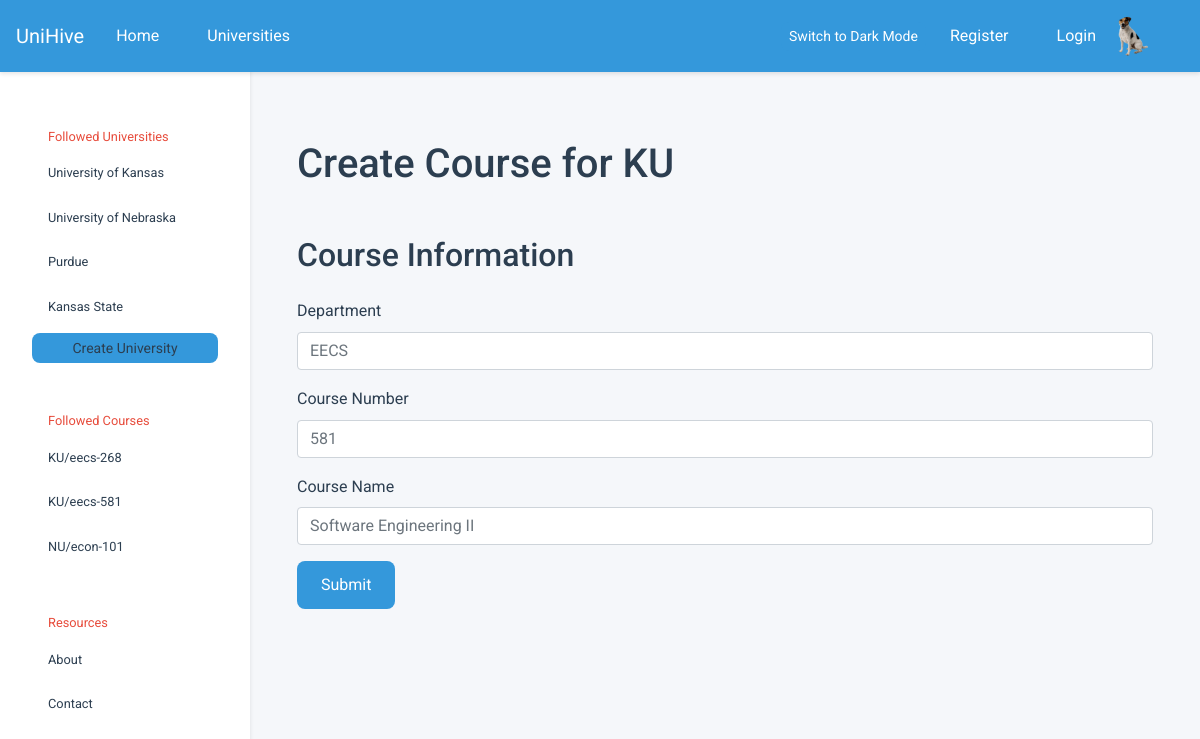
Screenshot of /u/KU/create-course/ with the database file from the repository.
### tables this page shows
CREATE TABLE universities (
            id          INTEGER PRIMARY KEY,
            created     TIMESTAMP DEFAULT CURRENT_TIMESTAMP NOT NULL,
            name        VARCHAR UNIQUE NOT NULL,
            acronym     VARCHAR UNIQUE,
            description VARCHAR,
            logo        VARCHAR
        );

CREATE TABLE courses (
            id            INTEGER PRIMARY KEY AUTOINCREMENT,
            created       TIMESTAMP DEFAULT CURRENT_TIMESTAMP NOT NULL,
            name          VARCHAR NOT NULL,
            description   VARCHAR,
            course_number VARCHAR,
            department    INTEGER,
            hours         INTEGER,
            university    INTEGER NOT NULL,
            popularity_score INTEGER DEFAULT 0 
        );

### main.py (the view, shortened to what this page needs)
@app.route("/u/<university_acro>/create-course/", methods=["GET", "POST"])
def create_course(university_acro=None, university="placeholder"):
    return render_template('create_course.html', university_acro=university_acro, uni=university)  # render create course page

### db.py (called while the page is built)
def query(query: str, parameters: tuple = tuple(), *, count: int = None):
    try:
        cursor = connection.cursor()               # Create a database cursor
        result = cursor.execute(query, parameters) # Execute the query safely
        connection.commit()                        # Commit the changes to DB
        if count is None:                  # If the count was not set
            return result.fetchall()       # Fetch every row in query
        if count == 1:                     # If the count was set one
            return result.fetchone()       # Fetch a single query row
        else:                              # If count was other value
            return result.fetchmany(count) # Fetch desired row amount
    except sqlite3.Error as e:
        print("[QUERY ERROR]", e)
        return False
    finally:
        cursor.close()

### department.py (called while the page is built)
    @staticmethod
    def get_department_by_id(id: int):
        params = query(
            "SELECT id, name, abbreviation, university FROM departments WHERE id = ?",
            (id,),
            count = 1
        )
        if not params: return None # Department not found
        return Department(*params) # Construct department object

### main.py (called while the page is built)
@app.context_processor
def inject_default():
    return dict(
        USERS   = USERS,
        SESSION = SESSION,
        active  = None
    )

### university.py (called while the page is built)
    @staticmethod
    def get_university_by_id(id: int):
        params = query(
            "SELECT id, name, acronym, description FROM universities WHERE id = ?;",
            (id,),
            count = 1
        )
        if not params: return None # University not found
        return University(*params) # Construct university object

### user.py (called while the page is built)
    @property
    def followed_universities(self):
        return [University(*params) for params in query(
            """
                SELECT DISTINCT universities.id, name, acronym, description
                FROM universities INNER JOIN user_universities
                ON universities.id = user_universities.university
                WHERE user = ?;
            """,
            (self.id,)
        )]

    @property
    def followed_courses(self):
        return [Course(*params) for params in query(
            """
                SELECT DISTINCT courses.id, name, description, course_number, department, university
                FROM courses INNER JOIN user_courses
                ON courses.id = user_courses.course
                WHERE user = ?;
            """,
            (self.id,)
        )]

### templates/create_course.html (shortened to what this page needs)
{% extends 'base.html' %} {% block content_title %}Create Course for {{university_acro}}{% endblock %}
{% block content_subtitle %}Course Information{% endblock %} {% block
content_main %}
<form action="{{create_course}}" method="post">
  <div class="form-group">
    <label for="department">Department</label>
    <input
      type="text"
      class="form-control"
      name="department"
      id="department"
      placeholder="EECS"
    / required>
  </div>
  <div class="form-group">
    <label for="course-number">Course Number</label>
    <input
      type="text"
      class="form-control"
      name="course-number"
      id="course-number"
      placeholder="581"
    / required>
  </div>
  <div class="form-group">
    <label for="course-name">Course Name</label>
    <input
      type="text"
      class="form-control"
      name="course-name"
      id="course-Name"
      placeholder="Software Engineering II"
    / required>
  </div>
  <button type="submit" class="btn btn-primary">Submit</button>
</form>
{% endblock %}

### templates/base.html (shortened to what this page needs)
<!doctype html>
<html lang="en">
  <head>
    <link
      rel="stylesheet"
      href="https://cdn.jsdelivr.net/npm/bootstrap@4.0.0/dist/css/bootstrap.min.css"
    />
    <link rel="stylesheet" href="{{url_for('static', filename='main.css')}}" />
  </head>
  <body>
    <nav class="navbar navbar-expand-lg navbar-custom fixed-top">
      <div class="container-fluid">
        <div class="d-flex align-items-center">
          <a class="navbar-brand" href="/">UniHive</a>
          <div class="collapse navbar-collapse" id="navbarNavDropdown">
            <ul class="navbar-nav">
              <li class="nav-item">
                <a class="nav-link" href="{{ url_for('home') }}">Home</a>
              </li>
              <li class="nav-item">
                <a class="nav-link" href="#">Universities</a>
              </li>
            </ul>
          </div>
        </div>
        <div class="d-flex align-items-center">
          <button id="theme-toggle" class="btn btn-outline-light btn-sm me-2">
          </button>
          {% if SESSION.current_user_id %}
          <span class="text-light mr-3"
            >Logged in, {{ USERS[SESSION.current_user_id].username }}</span
          >
          <a
            href="{{ url_for('profile') }}"
            class="btn btn-outline-light btn-sm me-2"
            >Profile</a
          >
          <a
            href="{{ url_for('logout') }}"
            class="btn btn-outline-light btn-sm me-2"
            >Logout</a
          >
          <img
            src="{{ url_for('static', filename='profile_pic.jpg') }}"
            class="rounded-circle profile-img"
            alt="Profile"
          />
          {% else %}
          <a class="nav-link" href="{{ url_for('register') }}">Register</a>
          <a
            class="nav-link d-flex align-items-center gap-2"
            href="{{ url_for('login') }}"
          >
            <span>Login</span>
            <img
              src="{{ url_for('static', filename='profile_pic.jpg') }}"
              class="rounded-circle profile-img"
              alt="Default Profile"
            />
          </a>
          {% endif %}
        </div>
      </div>
    </nav>
    <div class="sidebar">
      <div class="sidebar-header">Followed Universities</div>
      {% for followed_university in
      USERS[SESSION.current_user_id].followed_universities %}
      <a
        href="{{url_for('university', university_acro=followed_university.acronym)}}"
        >{{followed_university.name}}</a
      >
      {% endfor %} {% block sidebar_content %} {% endblock %}
      <a
        href="{{url_for('create_university')}}"
        class="btn navbar-toggler btn-sm text-center"
        role="button"
        aria-disabled="true"
        >Create University</a
      >
      <div class="sidebar-header">Followed Courses</div>
      {% for followed_course in USERS[SESSION.current_user_id].followed_courses
      %}
      <a
        href="{{url_for('course', university_acro=followed_course.university.acronym, course=followed_course.name_combined)}}"
        >{{followed_course.university.acronym}}/{{followed_course.name_combined}}</a
      >
      {% endfor %}
      <div class="sidebar-header">Resources</div>
      <a href="#">About</a>
      <a href="#">Contact</a>
    </div>
    <div class="content">
      <div class="container">
        <h1 class="my-5 text-left">{% block content_title %}{% endblock %}</h1>
        <h2 class="my-4 text-left">
          {% block content_subtitle %}{% endblock %}
        </h2>
        {% block content_main %} {% endblock %}
      </div>
    </div>
  </body>
</html>

### static/main.css (style rules this page uses)
:root { --background-color: #f5f7fa; --text-color: #2c3e50; --primary-color: #3498db; --secondary-color: #95a5a6; --accent-color: #e74c3c; --card-bg-color: #ffffff; --card-shadow: rgba(0, 0, 0, 0.1); --link-hover-bg: #ecf0f1; --border-radius: 8px; --transition-speed: 0.3s; }
* { margin: 0; padding: 0; box-sizing: border-box; font-family: "Roboto", sans-serif; }
body { background-color: var(--background-color); color: var(--text-color); line-height: 1.6; transition: background-color var(--transition-speed), color var(--transition-speed); }
.navbar { background-color: var(--primary-color); color: #fff; padding: 1rem 2rem; box-shadow: 0 4px 6px var(--card-shadow); position: fixed; top: 0; left: 0; right: 0; z-index: 1030; }
.navbar a { color: #fff; text-decoration: none; margin-right: 1rem; transition: color var(--transition-speed); }
.sidebar { position: fixed; top: 55px; left: 0; width: 250px; height: calc(100vh - 55px); background-color: var(--card-bg-color); color: var(--text-color); padding: 2rem; display: flex; flex-direction: column; font-size: 0.8rem; border-radius: var(--border-radius); box-shadow: 0 2px 4px var(--card-shadow); }
.sidebar a { display: block; padding: 0.5rem 1rem; margin-bottom: 0.5rem; color: var(--text-color); text-decoration: none; border-radius: var(--border-radius); transition: background-color var(--transition-speed), color var(--transition-speed); }
.sidebar-header { margin-top: 2rem; color: var(--accent-color); padding: 0.5rem 1rem; }
.content { margin-left: 250px; margin-top: 60px; padding: 2rem; }
.btn { display: inline-block; background-color: var(--primary-color); color: #fff; padding: 0.75rem 1.5rem; border: none; border-radius: var(--border-radius); cursor: pointer; transition: background-color var(--transition-speed), transform var(--transition-speed); }
h1, h2, h3, h4, h5, h6 { color: var(--text-color); margin-bottom: 1rem; }

### templates/base.html (style rules this page uses)
.navbar { padding: 0.5rem 1rem; box-shadow: 0 2px 4px rgba(0, 0, 0, 0.1); }
.navbar .container-fluid { padding: 0; }
.nav-link { padding: 0.5rem 1rem !important; }
.profile-img { margin-left: 1em; width: 40px; height: 40px; object-fit: cover; }
.me-2 { margin-right: 0.5rem !important; }
.btn-sm { padding: 0.25rem 0.5rem; font-size: 0.875rem; }

### rows the page displays
universities: name "University of Kansas"
universities: name "University of Nebraska"
universities: name "Purdue"
universities: name "Kansas State"
courses: university.acronym "KU", name_combined "eecs-268"
courses: university.acronym "KU", name_combined "eecs-581"
courses: university.acronym "NU", name_combined "econ-101"

### other values shown
{{ university_acro }} "KU"
